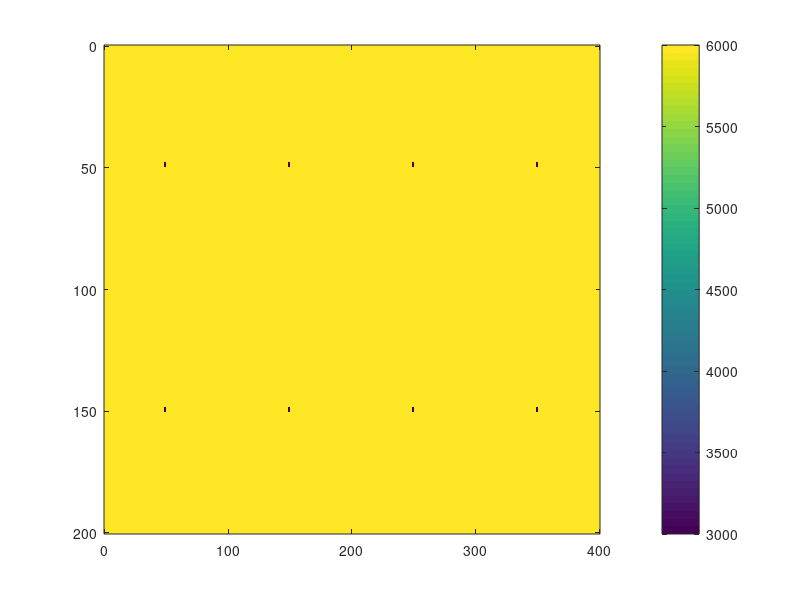

MATLAB code to generate this figure:
clear all; close all;

nx=400;
nz=200;

%pour les carrés
n=100;

%position des diffractants
pos_x=n/2:n:nx-n/2;
pos_x= [pos_x pos_x-1];

pos_z=n/2:n:nz-n/2;
pos_z= [pos_z pos_z-1];

%milieu uniforme
vp=6000;
vp_diff=3000;

vp_init=vp*ones(200,400);

fid=fopen('vp_init','w+');
fwrite(fid, vp_init(:,:),'single');
fclose(fid);

%milieu avec défauts

for ix=1:nx
	for iz=1:nz
		if ( sum(ix==pos_x) && sum(iz==pos_z) ) %(ix==149 || ix==150) && (iz==49 || iz==50)
			vp_init(iz,ix)=vp_diff;
		end		
	end
end

imagesc([0 nx], [0 nz],vp_init)
colorbar

fid=fopen('vp_scat','w+');
fwrite(fid, vp_init(:,:),'single');
fclose(fid);
